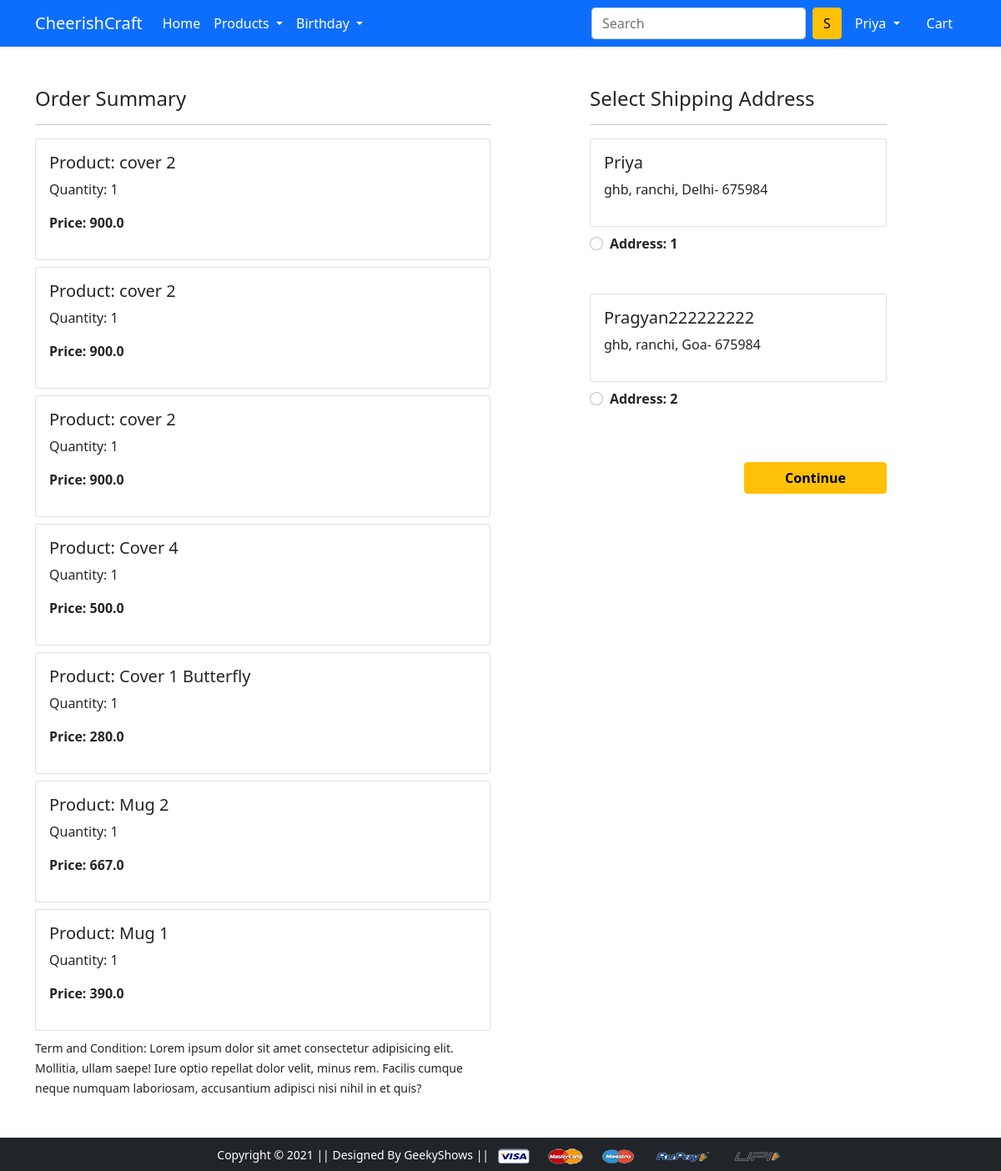
The page /checkout/ (signed in) on the database its author committed.
### app/models.py (models this page shows, shortened)
class Cart(models.Model):
 user = models.ForeignKey(User, on_delete=models.CASCADE)
 product = models.ForeignKey(Product, on_delete=models.CASCADE)
 quantity = models.PositiveIntegerField(default=1)
 @property
 def total_cost(self):
   return self.quantity * self.product.discounted_price

class Product(models.Model):
 title = models.CharField(max_length=100)
 selling_price = models.FloatField()
 discounted_price = models.FloatField()
 description = models.TextField()
 type = models.CharField(max_length=100)
 category = models.CharField( choices=CATEGORY_CHOICES, max_length=2)
 product_image = models.ImageField(upload_to='productimg')

class Customer(models.Model):
 user = models.ForeignKey(User, on_delete=models.CASCADE)
 name = models.CharField(max_length=200)
 locality = models.CharField(max_length=200)
 city = models.CharField(max_length=50)
 zipcode = models.IntegerField()
 state = models.CharField(choices=STATE_CHOICES, max_length=50)

### app/views.py (the view)
# urls.py: path('checkout/', views.checkout, name='checkout'),
@login_required
def checkout(request):
	user = request.user
	add = Customer.objects.filter(user=user)
	cart_items = Cart.objects.filter(user=request.user)
	return render(request, 'app/checkout.html', {'add':add, 'cart_items':cart_items})

### app/templates/app/checkout.html (shortened to what this page needs)
{% extends 'app/base.html' %}
{% load static %}
{% block main-content %}
<div class="container">
 <div class="row mt-5">
  <div class="col-sm-6">
    <h4>Order Summary</h4>
    <hr>
    {% for item in cart_items %}
      <div class="card mb-2">
        <div class="card-body">
          <h5>Product: {{item.product.title}}</h5>
          <p>Quantity: {{item.quantity}}</p>
          <p class="fw-bold">Price: {{item.total_cost}}</p>
        </div>
      </div>
    {% endfor %}
    <small>Term and Condition: Lorem ipsum dolor sit amet consectetur adipisicing elit. Mollitia, ullam saepe! Iure optio repellat dolor velit, minus rem. Facilis cumque neque numquam laboriosam, accusantium adipisci nisi nihil in et quis?</small>
  </div>
  <div class="col-sm-4 offset-sm-1">
    <h4>Select Shipping Address</h4>
    <hr>
    <form action="/paymentdone">
    {% for ad in add %}
      <div class="card">
        <div class="card-body">
        <h5>{{ad.name}}</h5>
        <p>{{ad.locality}}, {{ad.city}}, {{ad.state}}- {{ad.zipcode}}</p>
        </div>
      </div>
        <div class="form-check mt-2 mb-5">
          <input class="form-check-input" type="radio" name="custid" id="custadd{{forloop.counter}}" value="{{ad.id}}">
          <label class="form-check-label fw-bold" for="custadd{{forloop.counter}}">
            Address: {{ forloop.counter }} </label>
        </div>
      {% endfor %}
        <div class="text-end">
          <button type="submit" class="btn btn-warning mt-3 px-5 fw-bold">Continue</button>
        </div>
      </form>
    </div>
  </div>
</div>
{% endblock main-content %}

### app/templates/app/base.html (shortened to what this page needs)
<!doctype html>
{% load static %}
<html lang="en">
  <link href="https://cdn.jsdelivr.net/npm/bootstrap@5.0.0-beta1/dist/css/bootstrap.min.css" rel="stylesheet">
  <link rel="stylesheet" href="{% static 'app/css/owl.carousel.min.css' %}">
  <link rel="stylesheet" href="{% static 'app/css/all.min.css' %}">
  <link rel="stylesheet" href="{% static 'app/css/style.css' %}">
<link href="https://cdn.jsdelivr.net/npm/bootstrap-icons@1.10.5/font/bootstrap-icons.css" rel="stylesheet">
</head>
  <body>
    <nav class="navbar navbar-expand-lg navbar-dark bg-primary">
     <div class="container">
       <a class="navbar-brand" href="/">CheerishCraft</a>
       <div class="collapse navbar-collapse" id="navbarSupportedContent">
         <ul class="navbar-nav me-auto mb-2 mb-lg-0">
           <li class="nav-item">
             <a class="nav-link active" aria-current="page" href="/">Home</a>
           </li>
           <li class="nav-item dropdown">
             <a class="nav-link dropdown-toggle text-white" href="#" id="electronicsDropdown" role="button" data-bs-toggle="dropdown" aria-expanded="false">
               Products
             </a>
           </li>
           <li class="nav-item dropdown">
             <a class="nav-link dropdown-toggle text-white" href="#" id="fashionDropdown" role="button" data-bs-toggle="dropdown" aria-expanded="false">
               Birthday
             </a>
           </li>
         </ul>
         <form class="d-flex">
           <input class="form-control me-2" type="search" placeholder="Search" aria-label="Search">
           <button class="btn btn-warning" type="submit">S</button>
         </form>
         <div>
          <ul class="navbar-nav me-auto mb-2 mb-lg-0">
            {% if request.user.is_authenticated %}
           <li class="nav-item dropdown mx-2">
              <a class="nav-link dropdown-toggle text-white" href="#" id="profileDropdown" role="button" data-bs-toggle="dropdown" aria-expanded="false">
                {{request.user.username|capfirst}}
              </a>
            </li>
            <li class="nav-item mx-2">
              <a href="{% url 'showcart' %}" class="nav-link text-white"> Cart </a>
            </li>
            {% endif %}
          </ul>
         </div>
       </div>
     </div>
    </nav>
    {% block main-content %} {% endblock main-content %}
    <footer class="container-fluid bg-dark text-center p-2 mt-5">
        <small class="text-white">Copyright &copy; 2021 || Designed By GeekyShows || </small>
        <img src="{% static 'app/images/payment.png' %}" alt="" srcset="" class="img-fluid" height="2px">
    </footer>
  </body>
</html>

### rows shown on the page
Cart: product "cover 2", quantity "1", total_cost "900.0"
Cart: product "cover 2", quantity "1", total_cost "900.0"
Cart: product "cover 2", quantity "1", total_cost "900.0"
Cart: product "Cover 4", quantity "1", total_cost "500.0"
Cart: product "Cover 1 Butterfly", quantity "1", total_cost "280.0"
Cart: product "Mug 2", quantity "1", total_cost "667.0"
Cart: product "Mug 1", quantity "1", total_cost "390.0"
Customer: name "Priya", locality "ghb", city "ranchi", state "Delhi", zipcode "675984"
Customer: name "Pragyan222222222", locality "ghb", city "ranchi", state "Goa", zipcode "675984"

### other values the page prints
{{ request.user.username|capfirst }} "Priya"
